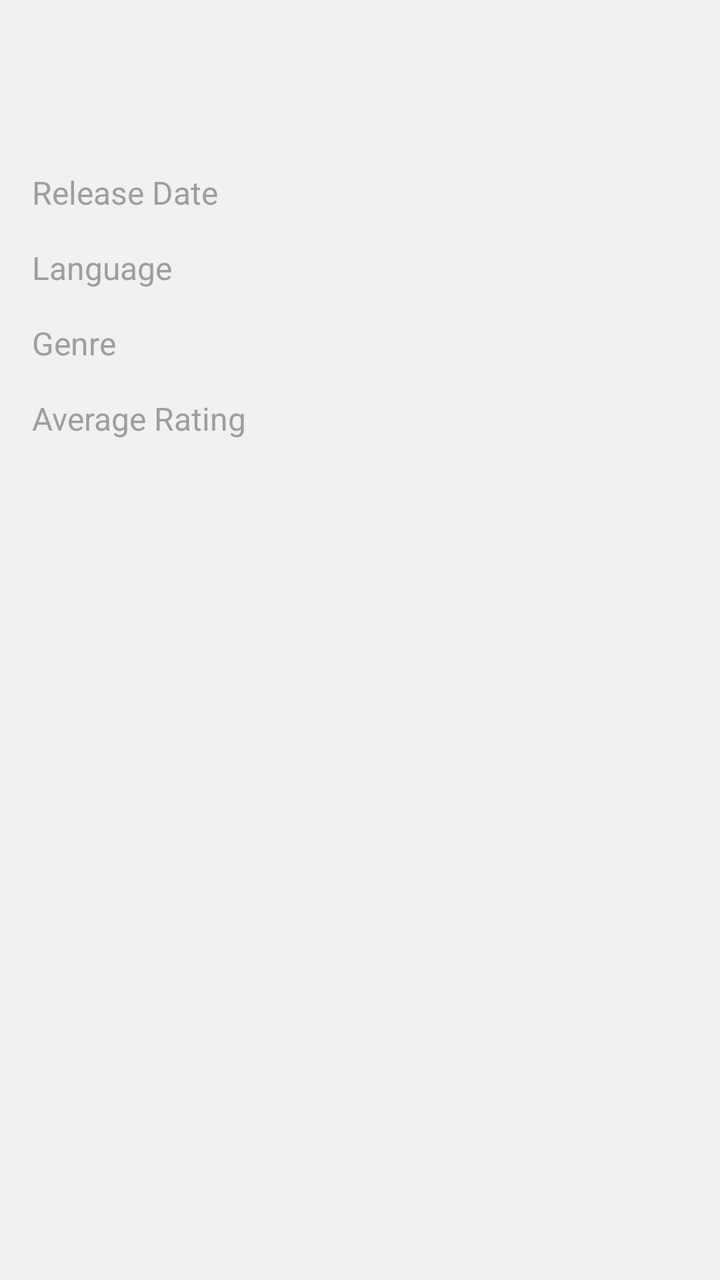
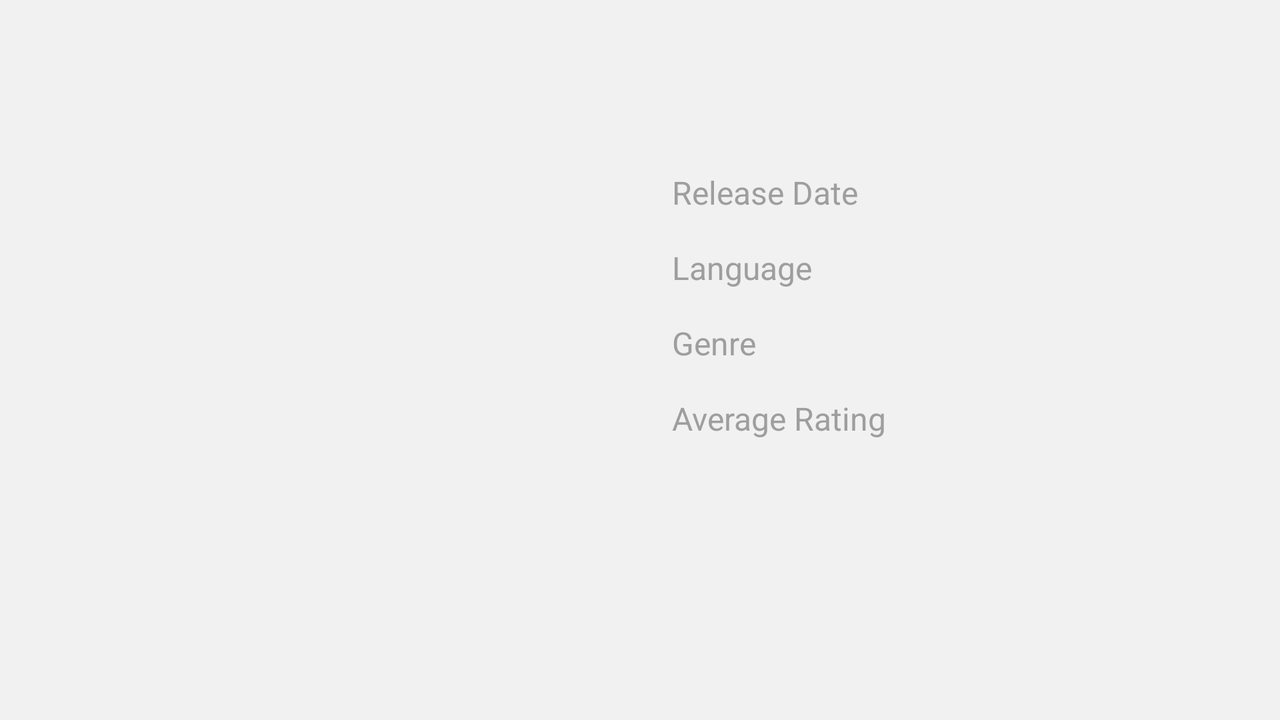

The same Android screen from two of the app's own layout files: first res/layout/ as a phone draws it, then the repository's variant for another configuration, drawn on a device whose configuration selects that folder. Both files follow.
<!-- AndroidManifest.xml: application theme AppTheme -->
<!-- res/layout/fragment_detail.xml -->
<?xml version="1.0" encoding="utf-8"?>
<ScrollView xmlns:android="http://schemas.android.com/apk/res/android"
    xmlns:tools="http://schemas.android.com/tools"
    android:layout_width="match_parent"
    android:layout_height="match_parent"
    android:background="@color/colorBackground"
    android:fillViewport="true">

    <LinearLayout
        android:layout_width="match_parent"
        android:layout_height="wrap_content"
        android:orientation="vertical"
        android:paddingBottom="@dimen/activity_margin">

        <ImageView
            android:id="@+id/iv_movie"
            style="@style/DetailMovieImage"
            android:contentDescription="@string/cd_movie_poster" />

        <TextView
            android:id="@+id/tv_movie_title"
            style="@style/DetailMovieTitle"
            tools:context="@string/app_name" />

        

        <LinearLayout style="@style/DetailFilmLayoutHolder">

            <TextView
                android:id="@+id/tv_movie_date_label"
                style="@style/DetailMovieLabels"
                android:text="@string/movie_date" />

            <TextView
                android:id="@+id/tv_movie_date"
                style="@style/DetailMovieText"
                tools:context="@string/app_name" />

        </LinearLayout>

        

        <LinearLayout style="@style/DetailFilmLayoutHolder">

            <TextView
                android:id="@+id/tv_movie_language_label"
                style="@style/DetailMovieLabels"
                android:text="@string/language" />

            <TextView
                android:id="@+id/tv_movie_language"
                style="@style/DetailMovieText"
                tools:context="@string/app_name" />

        </LinearLayout>

        

        <LinearLayout style="@style/DetailFilmLayoutHolder">

            <TextView
                android:id="@+id/tv_movie_genre_label"
                style="@style/DetailMovieLabels"
                android:text="@string/movie_genre" />

            <TextView
                android:id="@+id/tv_movie_genre"
                style="@style/DetailMovieText"
                tools:context="@string/app_name" />

        </LinearLayout>

        

        <LinearLayout style="@style/DetailFilmLayoutHolder">

            <TextView
                android:id="@+id/tv_movie_rating_label"
                style="@style/DetailMovieLabels"
                android:text="@string/movie_rating" />

            <TextView
                android:id="@+id/tv_movie_rating"
                style="@style/DetailMovieText"
                tools:context="@string/app_name" />

        </LinearLayout>

        

        <TextView
            android:id="@+id/tv_movie_overview"
            style="@style/DetailMovieText"
            android:layout_marginTop="@dimen/activity_margin"
            android:padding="@dimen/activity_margin"
            tools:context="@string/app_name" />

    </LinearLayout>

</ScrollView>
<!-- resources referenced by this layout -->
<resources>
  <color name="colorBackground">#F1F1F1</color>
  <dimen name="activity_margin">16dp</dimen>
  <string name="app_name">Popular Movies</string>
  <string name="cd_movie_poster">Movie Poster</string>
  <string name="language">Language</string>
  <string name="movie_date">Release Date</string>
  <string name="movie_genre">Genre</string>
  <string name="movie_rating">Average Rating</string>
  <style name="DetailFilmLayoutHolder">
          <item name="android:layout_width">match_parent</item>
          <item name="android:layout_height">wrap_content</item>
          <item name="android:paddingLeft">@dimen/activity_margin</item>
          <item name="android:paddingRight">@dimen/activity_margin</item>
          <item name="android:paddingTop">@dimen/activity_margin</item>
          <item name="android:orientation">horizontal</item>
      </style>
  <style name="DetailMovieImage">
          <item name="android:layout_width">match_parent</item>
          <item name="android:layout_height">wrap_content</item>
          <item name="android:adjustViewBounds">true</item>
          <item name="android:scaleType">centerCrop</item>
      </style>
  <style name="DetailMovieLabels">
          <item name="android:layout_width">@dimen/movie_label_width</item>
          <item name="android:layout_height">wrap_content</item>
          <item name="android:textColor">@color/colorAccent</item>
          <item name="android:textSize">@dimen/textsize_small</item>
          <item name="android:tag">@string/regular_roboto_cond</item>
      </style>
  <style name="DetailMovieText">
          <item name="android:layout_width">wrap_content</item>
          <item name="android:layout_height">wrap_content</item>
          <item name="android:textColor">@color/colorPrimaryText</item>
          <item name="android:textSize">@dimen/textsize_small</item>
          <item name="android:tag">@string/regular_noto</item>
      </style>
  <style name="DetailMovieTitle">
          <item name="android:layout_width">match_parent</item>
          <item name="android:layout_height">wrap_content</item>
          <item name="android:textColor">@color/colorPrimaryDark</item>
          <item name="android:textSize">@dimen/txtsize_title</item>
          <item name="android:tag">@string/light_roboto_cond</item>
          <item name="android:padding">@dimen/activity_margin</item>
      </style>
  <style name="AppTheme" parent="Theme.AppCompat.Light.DarkActionBar">
          <item name="colorPrimary">@color/colorPrimary</item>
          <item name="colorPrimaryDark">@color/colorPrimaryDark</item>
          <item name="colorAccent">@color/colorAccent</item>
      </style>
  <dimen name="movie_label_width">150dp</dimen>
  <color name="colorAccent">#9E9E9E</color>
  <dimen name="textsize_small">16sp</dimen>
  <string name="regular_roboto_cond">RegularRobotoCond</string>
  <color name="colorPrimaryText">#212121</color>
  <string name="regular_noto">RegularNoto</string>
  <color name="colorPrimaryDark">#D32F2F</color>
  <dimen name="txtsize_title">28sp</dimen>
  <string name="light_roboto_cond">LightRobotoCond</string>
  <color name="colorPrimary">#F44336</color>
</resources>
<!-- res/layout-land/fragment_detail.xml (the repository's variant of the layout above) -->
<!-- drawn on the phone turned sideways -->
<?xml version="1.0" encoding="utf-8"?>
<ScrollView xmlns:android="http://schemas.android.com/apk/res/android"
    xmlns:tools="http://schemas.android.com/tools"
    android:layout_width="match_parent"
    android:layout_height="match_parent"
    android:background="@color/colorBackground"
    android:fillViewport="true">

    <LinearLayout
        android:layout_width="match_parent"
        android:layout_height="wrap_content"
        android:orientation="horizontal">

        <ImageView
            android:id="@+id/iv_movie"
            style="@style/DetailMovieImageLand"
            android:contentDescription="@string/cd_movie_poster" />

        <LinearLayout
            android:layout_width="0dp"
            android:layout_height="wrap_content"
            android:layout_weight="1"
            android:orientation="vertical">

            <TextView
                android:id="@+id/tv_movie_title"
                style="@style/DetailMovieTitle"
                tools:context="@string/app_name" />

            

            <LinearLayout style="@style/DetailFilmLayoutHolder">

                <TextView
                    android:id="@+id/tv_movie_date_label"
                    style="@style/DetailMovieLabels"
                    android:text="@string/movie_date" />

                <TextView
                    android:id="@+id/tv_movie_date"
                    style="@style/DetailMovieText"
                    tools:context="@string/app_name" />
            </LinearLayout>

            

            <LinearLayout style="@style/DetailFilmLayoutHolder">

                <TextView
                    android:id="@+id/tv_movie_language_label"
                    style="@style/DetailMovieLabels"
                    android:text="@string/language" />

                <TextView
                    android:id="@+id/tv_movie_language"
                    style="@style/DetailMovieText"
                    tools:context="@string/app_name" />
            </LinearLayout>

            
            <LinearLayout style="@style/DetailFilmLayoutHolder">

                <TextView
                    android:id="@+id/tv_movie_genre_label"
                    style="@style/DetailMovieLabels"
                    android:text="@string/movie_genre" />

                <TextView
                    android:id="@+id/tv_movie_genre"
                    style="@style/DetailMovieText"
                    tools:context="@string/app_name" />

            </LinearLayout>

            
            <LinearLayout style="@style/DetailFilmLayoutHolder">

                <TextView
                    android:id="@+id/tv_movie_rating_label"
                    style="@style/DetailMovieLabels"
                    android:text="@string/movie_rating" />

                <TextView
                    android:id="@+id/tv_movie_rating"
                    style="@style/DetailMovieText"
                    tools:context="@string/app_name" />

            </LinearLayout>

            
            <TextView
                android:id="@+id/tv_movie_overview"
                style="@style/DetailMovieText"
                android:layout_marginTop="@dimen/activity_margin"
                android:padding="@dimen/activity_margin"
                tools:context="@string/app_name" />

        </LinearLayout>

    </LinearLayout>

</ScrollView>
<!-- resources referenced by the variant -->
<!-- as the phone turned sideways resolves them -->
<resources>
  <color name="colorBackground">#F1F1F1</color>
  <dimen name="activity_margin">16dp</dimen>
  <string name="app_name">Popular Movies</string>
  <string name="cd_movie_poster">Movie Poster</string>
  <string name="language">Language</string>
  <string name="movie_date">Release Date</string>
  <string name="movie_genre">Genre</string>
  <string name="movie_rating">Average Rating</string>
  <style name="DetailFilmLayoutHolder">
          <item name="android:layout_width">match_parent</item>
          <item name="android:layout_height">wrap_content</item>
          <item name="android:paddingLeft">@dimen/activity_margin</item>
          <item name="android:paddingRight">@dimen/activity_margin</item>
          <item name="android:paddingTop">@dimen/activity_margin</item>
          <item name="android:orientation">horizontal</item>
      </style>
  <style name="DetailMovieImageLand">
          <item name="android:layout_width">0dp</item>
          <item name="android:layout_weight">1</item>
          <item name="android:layout_height">match_parent</item>
          <item name="android:adjustViewBounds">true</item>
          <item name="android:scaleType">centerCrop</item>
      </style>
  <style name="DetailMovieLabels">
          <item name="android:layout_width">@dimen/movie_label_width</item>
          <item name="android:layout_height">wrap_content</item>
          <item name="android:textColor">@color/colorAccent</item>
          <item name="android:textSize">@dimen/textsize_small</item>
          <item name="android:tag">@string/regular_roboto_cond</item>
      </style>
  <style name="DetailMovieText">
          <item name="android:layout_width">wrap_content</item>
          <item name="android:layout_height">wrap_content</item>
          <item name="android:textColor">@color/colorPrimaryText</item>
          <item name="android:textSize">@dimen/textsize_small</item>
          <item name="android:tag">@string/regular_noto</item>
      </style>
  <style name="DetailMovieTitle">
          <item name="android:layout_width">match_parent</item>
          <item name="android:layout_height">wrap_content</item>
          <item name="android:textColor">@color/colorPrimaryDark</item>
          <item name="android:textSize">@dimen/txtsize_title</item>
          <item name="android:tag">@string/light_roboto_cond</item>
          <item name="android:padding">@dimen/activity_margin</item>
      </style>
  <style name="AppTheme" parent="Theme.AppCompat.Light.DarkActionBar">
          <item name="colorPrimary">@color/colorPrimary</item>
          <item name="colorPrimaryDark">@color/colorPrimaryDark</item>
          <item name="colorAccent">@color/colorAccent</item>
      </style>
  <dimen name="movie_label_width">150dp</dimen>
  <color name="colorAccent">#9E9E9E</color>
  <dimen name="textsize_small">16sp</dimen>
  <string name="regular_roboto_cond">RegularRobotoCond</string>
  <color name="colorPrimaryText">#212121</color>
  <string name="regular_noto">RegularNoto</string>
  <color name="colorPrimaryDark">#D32F2F</color>
  <dimen name="txtsize_title">28sp</dimen>
  <string name="light_roboto_cond">LightRobotoCond</string>
  <color name="colorPrimary">#F44336</color>
</resources>
